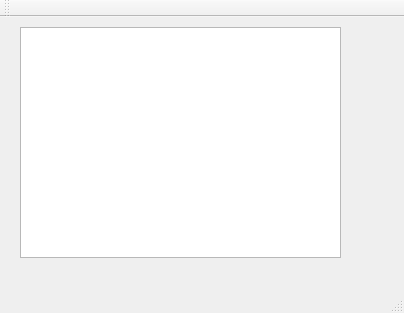
<?xml version="1.0" encoding="UTF-8"?>
<ui version="4.0">
 <class>MainWindow</class>
 <widget class="QMainWindow" name="MainWindow">
  <property name="geometry">
   <rect>
    <x>0</x>
    <y>0</y>
    <width>404</width>
    <height>313</height>
   </rect>
  </property>
  <property name="windowTitle">
   <string>MainWindow</string>
  </property>
  <widget class="QWidget" name="centralWidget">
   <widget class="QTreeView" name="treeView">
    <property name="geometry">
     <rect>
      <x>20</x>
      <y>10</y>
      <width>321</width>
      <height>231</height>
     </rect>
    </property>
   </widget>
  </widget>
  <widget class="QMenuBar" name="menuBar">
   <property name="geometry">
    <rect>
     <x>0</x>
     <y>0</y>
     <width>404</width>
     <height>23</height>
    </rect>
   </property>
  </widget>
  <widget class="QToolBar" name="mainToolBar">
   <attribute name="toolBarArea">
    <enum>TopToolBarArea</enum>
   </attribute>
   <attribute name="toolBarBreak">
    <bool>false</bool>
   </attribute>
  </widget>
  <widget class="QStatusBar" name="statusBar"/>
 </widget>
 <layoutdefault spacing="6" margin="11"/>
 <resources/>
 <connections/>
</ui>
